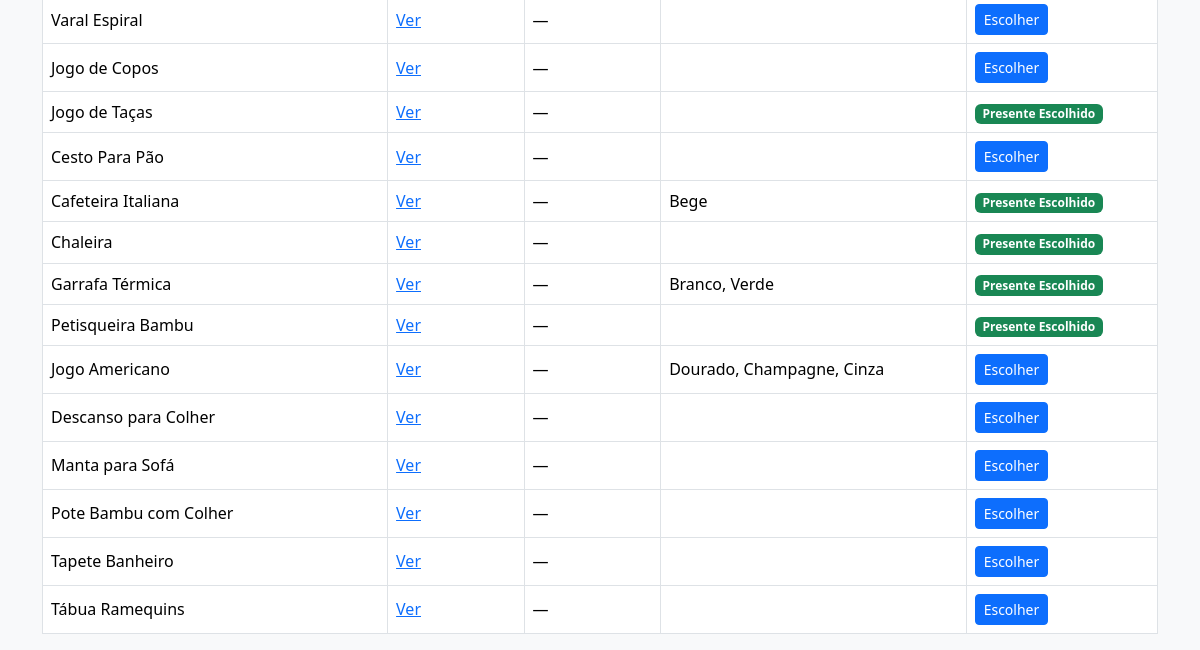
Before: / (lower part) with the older database file.
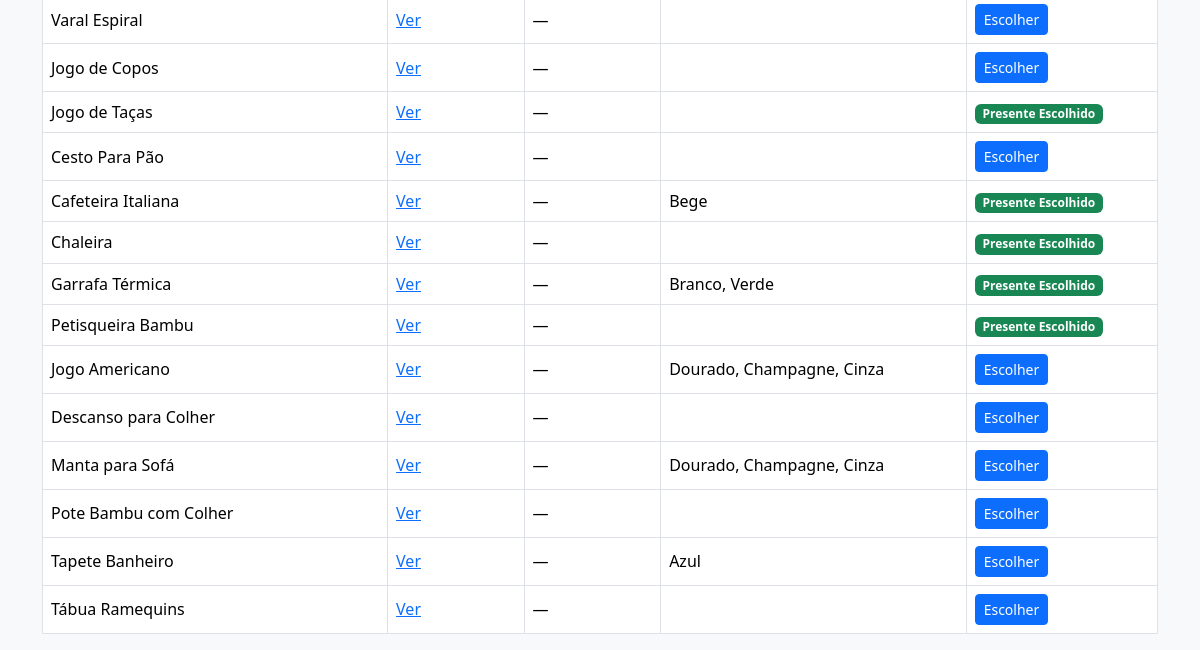
After: the same page with the newer database file.
### tables this page shows
CREATE TABLE presentes (
            id INTEGER PRIMARY KEY AUTOINCREMENT,
            presente TEXT,
            link1 TEXT,
            link2 TEXT,
            cores TEXT,
            escolhido_por TEXT
        );

### app.py (the view)
@app.route("/")
def index():
    is_admin = request.args.get("admin") == ADMIN_KEY
    conn = get_db()
    cursor = conn.cursor()
    cursor.execute("SELECT * FROM presentes")
    presentes = cursor.fetchall()
    conn.close()
    return render_template("index.html", presentes=presentes, is_admin=is_admin)

### app.py (called while the page is built)
def get_db():
    conn = sqlite3.connect(DB_PATH)
    conn.row_factory = sqlite3.Row
    return conn

### templates/index.html (shortened to what this page needs)
<!DOCTYPE html>
<html lang="pt-br">
<head>
    <link
      href="https://cdn.jsdelivr.net/npm/bootstrap@5.3.2/dist/css/bootstrap.min.css"
      rel="stylesheet"
    >
</head>
<body class="bg-light">
<div class="container mt-5">
    <div class="table-responsive">
        <table class="table table-bordered table-hover align-middle">
            <tbody>
            {% for item in presentes %}
                <tr>
                    <td>{{ item.presente }}</td>
                    <td>
                        {% if item.link1 %}
                            <a href="{{ item.link1 }}" target="_blank">Ver</a>
                        {% else %}
                            —
                        {% endif %}
                    </td>
                    <td>
                        {% if item.link2 %}
                            <a href="{{ item.link2 }}" target="_blank">Ver</a>
                        {% else %}
                            —
                        {% endif %}
                    </td>
                    <td>{{ item.cores }}</td>
                    <td>
                        {% if item.escolhido_por %}
                            <span class="badge bg-success">
                                Presente Escolhido
                            </span>
                        {% else %}
                            <button
                                class="btn btn-sm btn-primary"
                                data-bs-toggle="modal"
                                data-bs-target="#confirmModal{{ item.id }}"
                            >
                                Escolher
                            </button>
                        {% endif %}
                    </td>
                </tr>
            {% endfor %}
            </tbody>
        </table>
    </div>
</div>
</body>
</html>

Changed rows visible on the page:
changed presentes "Manta para Sofá": cores (not shown) → "Dourado, Champagne, Cinza"
changed presentes "Tapete Banheiro": cores (not shown) → "Azul"
